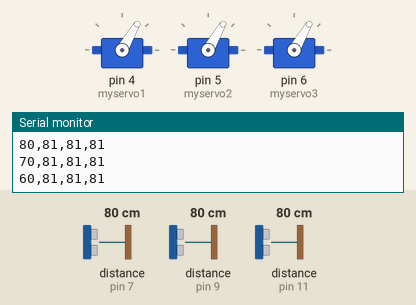
The sketch below on a simulated Arduino Uno, built with avr-gcc and run on an emulated ATmega328P. Shown: 3 × servo, the last lines printed to the serial monitor. Inputs (shaded band) come from the test bench; at power-on: distance to the obstacle (sensors on pin 7, pin 9, pin 11) 80 cm. The echo pulse lasts 58.3 µs per cm.

Above: at 0.95 s.
4.3 s: distance to the obstacle (sensor on pin 7) set to 250 cm
At 5.4 s:
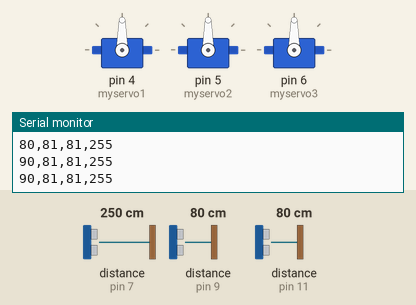
7.3 s: distance to the obstacle (sensor on pin 7) set to 2 cm
At 8.2 s:
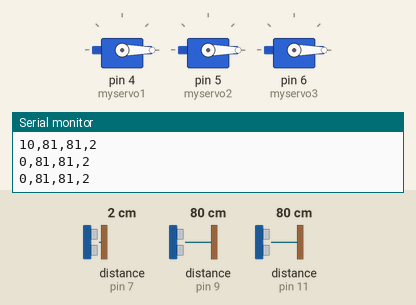
Timing chart, 0 to 14.3 s (numbered marks = the images above; inputs shaded):
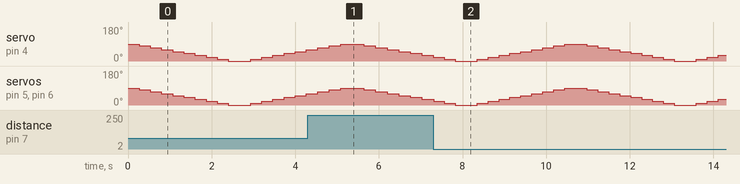

The sketch:

Triple-Sonar-Servo.ino
```cpp
#include <SoftwareSerial.h>
#include <NewPing.h>
#include <Servo.h>

#define TRIGGER_PIN_1  12  // Sonar 1
#define ECHO_PIN_1     11
#define TRIGGER_PIN_2  10  // Sonar 2
#define ECHO_PIN_2     9
#define TRIGGER_PIN_3   8  // Sonar 3
#define ECHO_PIN_3     7
#define SONAR_NUM 3
#define MAX_DISTANCE 400

NewPing sonar[SONAR_NUM] = {
  NewPing(TRIGGER_PIN_1, ECHO_PIN_1, MAX_DISTANCE),
  NewPing(TRIGGER_PIN_2, ECHO_PIN_2, MAX_DISTANCE),
  NewPing(TRIGGER_PIN_3, ECHO_PIN_3, MAX_DISTANCE)};

Servo myservo1;  // create Servo1
Servo myservo2;  // create Servo2
Servo myservo3;  // create Servo3

int pos = 0;    // variable to store the servo position
int it = 1; // Number of iterations for averaging distance
int dist;
float SensorData;

void setup() {
  // Step 1: Initialize hardware serial port (serial debug port)
  Serial.begin(9600);
  // wait for serial port to connect. Needed for native USB port only
  while (!Serial);
  myservo1.attach(4);  // attaches the servo1 on pin 4 to the Servo object
  myservo2.attach(5);  // attaches the servo2 on pin 5 to the Servo object
  myservo3.attach(6);  // attaches the servo3 on pin 6 to the Servo object
}

void loop() {
  for (pos = 90; pos >=0; pos -= 10) { // goes from 90 degrees to 0 degrees per 10 derajat
    // in steps of 1 degree
    myservo1.write(pos);  myservo2.write(pos);  myservo3.write(pos);              // tell servo to go to position in variable 'pos'
    sonar3titik();                    //panggil fungsi sonar 3 titik
    //delay(10);                       // waits 15 ms for the servo to reach the position
  }
  for (pos = 0; pos <= 90; pos += 10) { // goes from 0 degrees to 90 degrees per 10 derajat
    myservo1.write(pos); myservo2.write(pos); myservo3.write(pos);              // tell servo to go to position in variable 'pos'
    sonar3titik();                    //panggil fungsi sonar 3 titik
    //delay(10);                       // waits 15 ms for the servo to reach the position
  }
}

void sonar3titik() {
  int sonarFiltered[SONAR_NUM];
  for (uint8_t i = 0; i < SONAR_NUM; i++)
  { SensorData = sonar[i].ping_cm();
    sonarFiltered[i] = (int)SensorData;
  }

  Serial.print(pos);
  Serial.print(",");
  Serial.print(sonarFiltered[0]);
  Serial.print(",");
  Serial.print(sonarFiltered[1]);
  Serial.print(",");
  Serial.println(sonarFiltered[2]);
  delay(250);

}
```
